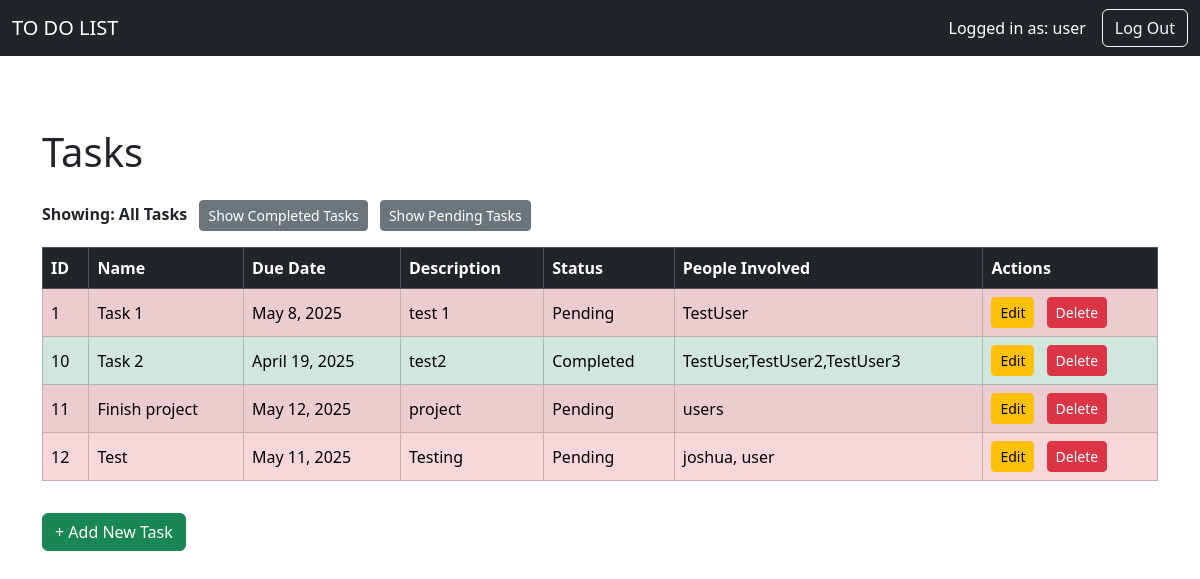
Screenshot of /admin-panel/ (signed in) with the database file from the repository.
### web_app/models.py (models this page shows, shortened)
class todolist(models.Model):
    name = models.CharField(max_length=255)
    due_date = models.DateField()
    description = models.TextField()
    status = models.CharField(max_length=100)
    people_involved = models.CharField(max_length=255)
    assigned_to = models.ForeignKey(User, on_delete=models.CASCADE, null=True, blank=True)

### web_app/views.py (the view)
# urls.py: path('admin-panel/', views.task_panel_admin, name='task_panel_admin'),
@login_required
def task_panel_admin(request):
    if request.method == 'POST':
        form = TodoListForm(request.POST)
        if form.is_valid():
            task_id = request.POST.get('task_id')
            if task_id:
                task = todolist.objects.get(pk=task_id)
                form = TodoListForm(request.POST, instance=task)
            new_task = form.save(commit=False)
            user_id = request.POST.get('assigned_to')
            if user_id:
                new_task.assigned_to = User.objects.get(id=user_id)
            new_task.save()
            messages.success(request, "Task saved successfully!")
            return redirect('task_panel_admin')
        else:
            messages.error(request, "There was an error with the form.")
    else:
        form = TodoListForm()
    tasks = todolist.objects.all()
    showing_completed = request.GET.get('completed') == 'true'
    showing_pending = request.GET.get('pending') == 'true'
    if showing_completed:
        tasks = tasks.filter(status__iexact='Completed')
    elif showing_pending:
        tasks = tasks.exclude(status__iexact='Completed')
    for task in tasks:
        if task.due_date:
            task.is_due_soon = (task.due_date - date.today()).days <= 3
        else:
            task.is_due_soon = False
        task.is_completed = task.status.lower() == 'completed'
    delete_id = request.GET.get('delete_id')
    if delete_id:
        todolist.objects.filter(id=delete_id).delete()
        messages.success(request, "Task deleted successfully.")
        return redirect('task_panel_admin')
    return render(request, 'taskPanel.html', {
        'form': form,
        'tasks': tasks,
        'showing_completed': showing_completed,
        'showing_pending': showing_pending,
        'users': User.objects.all(),
    })

### web_app/templates/taskPanel.html (shortened to what this page needs)
{% extends 'base.html' %}
{% block content %}
<h1 class="mb-4">Tasks</h1>
<div class="mb-3">
  {% if showing_completed %}
    <strong>Showing: Completed Tasks</strong>
    <form action="{% url 'task_panel_admin' %}" method="get" style="display:inline;">
      <button type="submit" class="btn btn-sm btn-secondary ms-2">Show All Tasks</button>
    </form>
  {% elif showing_pending %}
    <strong>Showing: Pending Tasks</strong>
    <form action="{% url 'task_panel_admin' %}" method="get" style="display:inline;">
      <button type="submit" class="btn btn-sm btn-secondary ms-2">Show All Tasks</button>
    </form>
  {% else %}
    <strong>Showing: All Tasks</strong>
    <form method="get" style="display:inline;">
      <button type="submit" class="btn btn-sm btn-secondary ms-2">Show Completed Tasks</button>
    </form>
    <form method="get" style="display:inline;">
      <button type="submit" class="btn btn-sm btn-secondary ms-2">Show Pending Tasks</button>
    </form>
  {% endif %}
</div>
<div class="table-responsive mb-3">
  <table class="table table-striped table-bordered align-middle">
    <thead class="table-dark">
      <tr>
        <th>ID</th>
        <th>Name</th>
        <th>Due Date</th>
        <th>Description</th>
        <th>Status</th>
        <th>People Involved</th>
        <th>Actions</th>
      </tr>
    </thead>
    <tbody>
      {% for task in tasks %}
      <tr class="{% if task.is_completed %}table-success{% elif task.is_due_soon %}table-danger{% endif %}">
        <td>{{ task.id }}</td>
        <td>{{ task.name }}</td>
        <td>{{ task.due_date }}</td>
        <td>{{ task.description }}</td>
        <td>{{ task.status }}</td>
        <td>{{ task.people_involved }}</td>
        <td>
          <button type="button" class="btn btn-sm btn-warning" onclick="editTask(
            '{{ task.id }}',
            `{{ task.name|escapejs }}`,
            '{{ task.due_date }}',
            `{{ task.description|escapejs }}`,
            '{{ task.status }}',
            `{{ task.people_involved|escapejs }}`
          )">Edit</button>
          <a href="?delete_id={{ task.id }}" class="btn btn-sm btn-danger ms-2" onclick="return confirm('Are you sure you want to delete this task?')">Delete</a>
        </td>
      </tr>
      {% endfor %}
    </tbody>
  </table>
</div>
<div class="mb-4">
  <button class="btn btn-success" onclick="toggleForm()">+ Add New Task</button>
</div>
{% endblock %}

### web_app/templates/navbar2.html (shortened to what this page needs)
<nav class="navbar navbar-expand-lg navbar-dark bg-dark">
  <div class="container-fluid">
    <a class="navbar-brand" href="#">TO DO LIST</a>
    <div class="collapse navbar-collapse" id="navbarNav">
      {% if user.is_authenticated %}
        <span class="navbar-text text-white me-3">
          Logged in as: {{ user.username }}
        </span>
      {% endif %}
      <form class="d-flex" action="{% url 'login' %}" method="get">
        <button class="btn btn-outline-light" type="submit">Log Out</button>
      </form>
    </div>
  </div>
</nav>

### rows the page displays
todolist: id "1", name "Task 1", due_date "May 8, 2025", description "test 1", status "Pending", people_involved "TestUser"
todolist: id "10", name "Task 2", due_date "April 19, 2025", description "test2", status "Completed", people_involved "TestUser,TestUser2,TestUser3"
todolist: id "11", name "Finish project", due_date "May 12, 2025", description "project", status "Pending", people_involved "users"
todolist: id "12", name "Test", due_date "May 11, 2025", description "Testing", status "Pending", people_involved "joshua, user"

### other values shown
{{ user.username }} "user"
